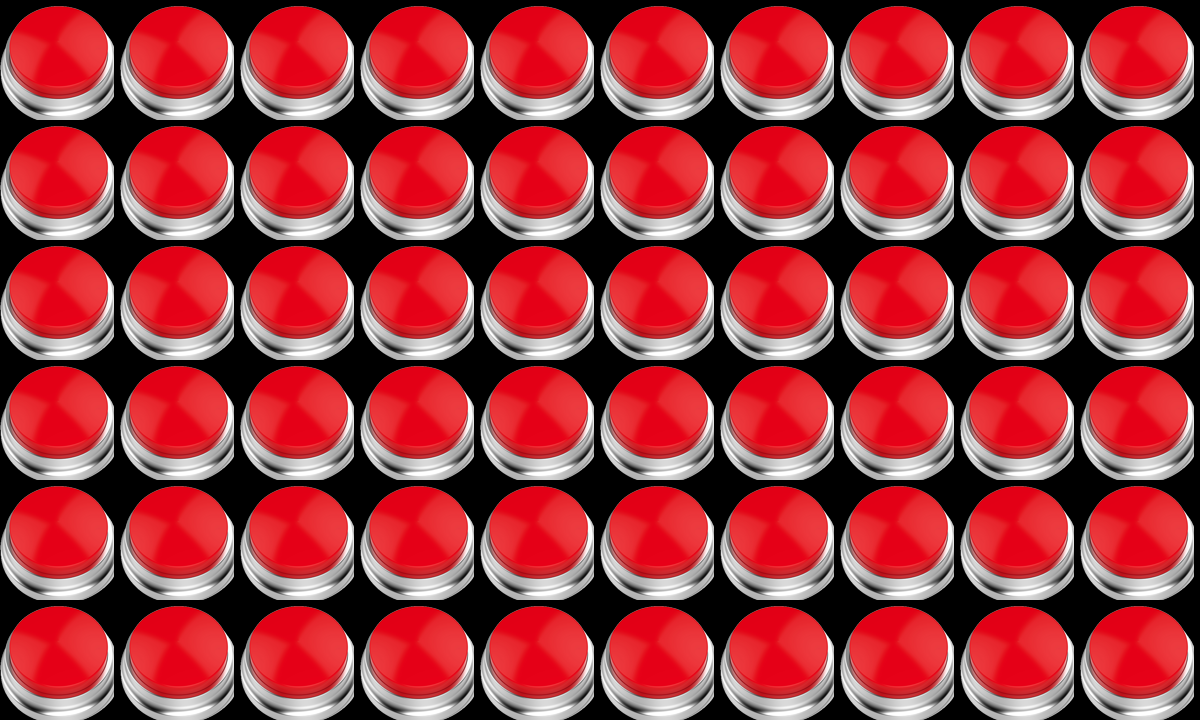

Tiled map render using the project's own tile images. Description and the map definition, with tile-layer contents summarised, below:
An orthogonal 10x6 tile map with 120x120 px tiles, 1 tile layer (Tile Layer 1).

<map version="1.0" orientation="orthogonal" renderorder="right-down" width="10" height="6" tilewidth="120" tileheight="120" nextobjectid="1">
 <tileset firstgid="1" name="tiles" tilewidth="114" tileheight="114" spacing="3" margin="1">
  <image source="tiles120x120_2.png" width="120" height="120" />
 </tileset>
 <layer name="Tile Layer 1" width="10" height="6">
  <data>[60 cells, 60 non-empty, 1 distinct tile ids]</data>
 </layer>
</map>